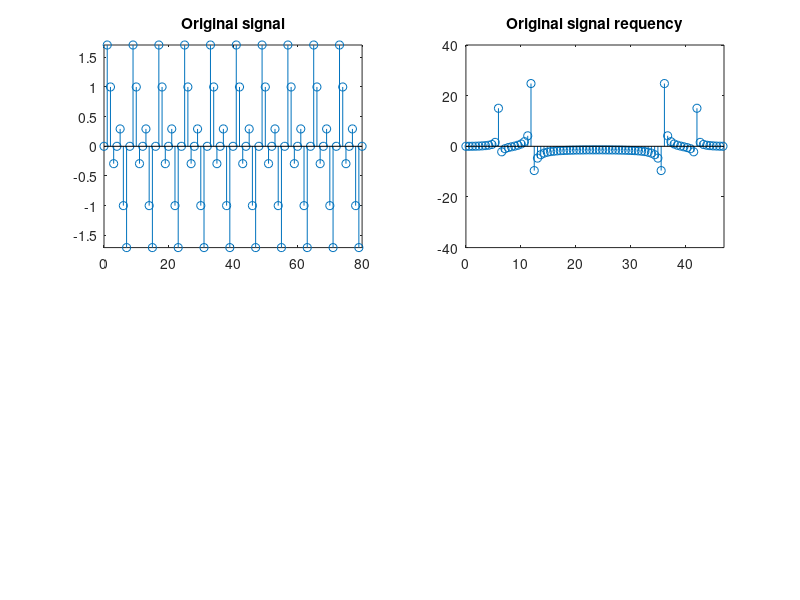

Source code (MATLAB):
%we use x = sin(2*pi*6*t) + sin(2*pi*12*t)

sf = 48;
n = 0:80;
original_signal = sin(2*pi*6/sf*n) + sin(2*pi*12/sf*n);
subplot(221);
stem(n,original_signal);
axis([0 80 -max(abs(original_signal)) max(abs(original_signal))]);
title("Original signal");
frequency_of_original_signal = fft(original_signal);
subplot(222);
stem(n * sf /length(n) ,real(frequency_of_original_signal));
axis([0 47 -40 40]);
title("Original signal requency");


